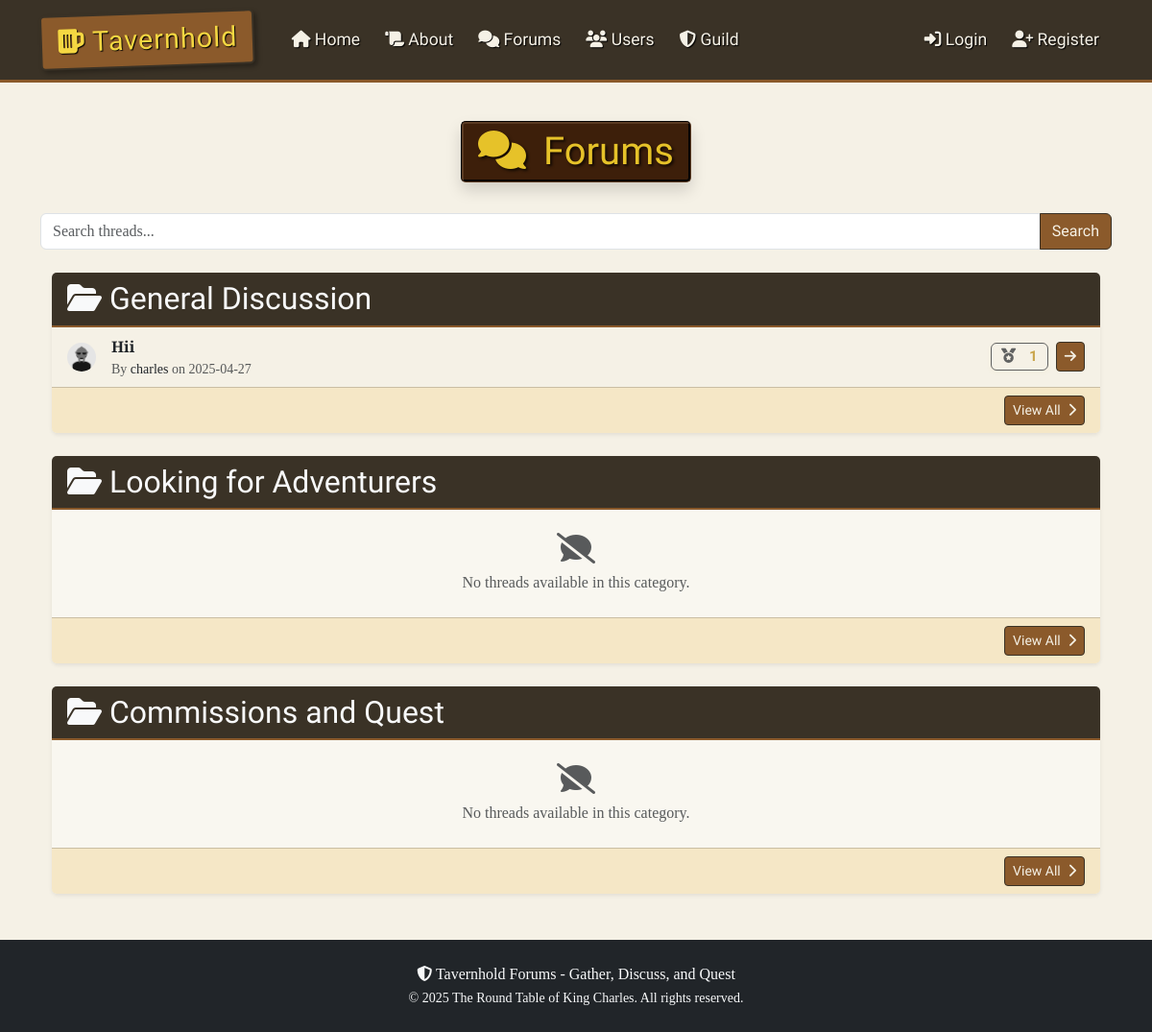
The page /forums on the database its author committed.
### thforums/models.py (models this page shows, shortened)
class Thread(db.Model):
    id = db.Column(db.Integer, primary_key=True)  # unique id for each thread
    title = db.Column(db.String(100), nullable=False)  # thread title
    date_posted = db.Column(db.DateTime, nullable=False, default=datetime.utcnow)  # timestamp of thread creation
    content = db.Column(db.Text, nullable=False)  # thread content
    user_id = db.Column(db.Integer, db.ForeignKey("user.id"), nullable=False)  # foreign key linking to the user who created the thread
    category = db.Column(db.String(50), nullable=False)  # category of the thread
    replies = db.relationship("Reply", backref="thread", lazy=True)  # relationship to replies in the thread
    edited = db.Column(db.Boolean, default=False)  # flag to indicate if the thread was edited
    last_edited = db.Column(db.DateTime)  # timestamp of the last edit
    commends = db.relationship("Commend", backref="thread", lazy=True, primaryjoin="Thread.id==Commend.thread_id")
    def commend_count(self):
        return len([c for c in self.commends if c.thread_id == self.id])

class User(db.Model, UserMixin):
    id = db.Column(db.Integer, primary_key=True)  # unique id for each user
    username = db.Column(db.String(20), unique=True, nullable=False)  # username must be unique
    email = db.Column(db.String(120), unique=True, nullable=False)  # email must be unique
    image_file = db.Column(db.String(20), nullable=False, default="default.png")  # profile picture
    password = db.Column(db.String(60), nullable=False)  # hashed password
    gender = db.Column(db.String(10), nullable=True)  # gender field
    birthdate = db.Column(db.Date, nullable=True)  # birthdate field
    bio = db.Column(db.Text, nullable=True)  # bio field
    threads = db.relationship("Thread", backref="author", lazy=True)  # relationship to threads created by the user
    replies = db.relationship("Reply", backref="author", lazy=True)  # relationship to replies made by the user
    exp = db.Column(db.Integer, nullable=False, default=0)  # exp for user, default 0
    level = db.Column(db.Integer, nullable=False, default=1)  # user level, default 1
    commends_received = db.relationship("Commend", backref="user_target", lazy=True, primaryjoin="User.id==Commend.user_id_target")

class Commend(db.Model):
    id = db.Column(db.Integer, primary_key=True)
    user_id = db.Column(db.Integer, db.ForeignKey("user.id"), nullable=False)
    thread_id = db.Column(db.Integer, db.ForeignKey("thread.id"), nullable=True)
    reply_id = db.Column(db.Integer, db.ForeignKey("reply.id"), nullable=True)
    user_id_target = db.Column(db.Integer, db.ForeignKey("user.id"), nullable=True)  # for user-to-user commend
    __table_args__ = (
        db.UniqueConstraint('user_id', 'thread_id', name='unique_user_thread_commend'),
        db.UniqueConstraint('user_id', 'reply_id', name='unique_user_reply_commend'),
        db.UniqueConstraint('user_id', 'user_id_target', name='unique_user_user_commend'),
    )

### thforums/routes.py (the view)
@app.route("/forums", methods=["GET", "POST"])
def forums():
    form = SearchForm()
    search_query = ""
    if form.validate_on_submit():  # handle form submission
        search_query = form.search.data
    elif request.method == "GET":  # handle query parameter for pagination
        search_query = request.args.get("search", "", type=str)
    page = request.args.get("page", 1, type=int)  # get the current page number
    categories = ["General Discussion", "Looking for Adventurers", "Commissions and Quest"]  # predefined categories
    if search_query:
        threads = Thread.query.filter(Thread.title.ilike(f"%{search_query}%")).order_by(Thread.date_posted.desc()).paginate(page=page, per_page=10)
        latest_threads = None
    else:
        threads = None
        latest_threads = {category: Thread.query.filter_by(category=category).order_by(Thread.date_posted.desc()).limit(5).all() for category in categories}
    return render_template(
        "forum.html",
        title="Forums",
        categories=categories,
        form=form,
        threads=threads,
        search_query=search_query,
        latest_threads=latest_threads
    )

### thforums/forms.py
class SearchForm(FlaskForm):
    search = StringField("Search:", validators=[Optional(), Length(max=50)])
    submit = SubmitField("Search")

### thforums/routes.py (called while the page is built)
@app.context_processor
def inject_random_users():
    random_users = sample(User.query.all(), min(3, User.query.count())) if User.query.count() > 0 else []
    sidebar_exp = None
    sidebar_level = None
    sidebar_exp_required = None
    if current_user.is_authenticated:
        sidebar_exp = current_user.exp
        sidebar_level = current_user.level
        sidebar_exp_required = current_user.required_exp_for_next_level()
    return {
        'random_users': random_users,
        'sidebar_exp': sidebar_exp,
        'sidebar_level': sidebar_level,
        'sidebar_exp_required': sidebar_exp_required
    }

### thforums/templates/forum.html (shortened to what this page needs)
{% extends 'layout.html' %}
{% block content %}
<div class="text-center mb-4">
    <h1 class="tavern-sign-straight d-inline-block shadow">
        <i class="fas fa-comments me-2"></i> Forums
    </h1>
</div>
<form method="POST" action="{{ url_for('forums') }}" class="mb-4">
    <div class="input-group">
        {{ form.search(size=30, class_="form-control", placeholder="Search threads...") }}
        <button class="btn btn-medieval" type="submit">{{ form.submit.label.text }}</button>
    </div>
</form>
{% if search_query %}
    <h2 class="mb-4">Search Results for "{{ search_query }}"</h2>
    {% if threads and threads.items %}
        <ul class="list-group">
            {% for thread in threads.items %}
                <li class="list-group-item thread-list-item">
                    <div class="d-flex align-items-center w-100">
                        <img src="{{ url_for('static', filename='profile_pics/' + thread.author.image_file) }}"
                             alt="Profile Picture"
                             class="thread-pic me-3">
                        <div class="flex-grow-1">
                            <a href="{{ url_for('view_thread', thread_id=thread.id) }}"
                               class="text-decoration-none fw-bold text-dark">
                                {{ thread.title }}
                            </a>
                            <div class="text-muted small">
                                By <a href="{{ url_for('user_profile', username=thread.author.username) }}"
                                     class="text-decoration-none text-dark">
                                    {{ thread.author.username }}
                                </a>
                                on {{ thread.date_posted.strftime('%Y-%m-%d') }}
                            </div>
                        </div>
                        <button
                            class="btn btn-commend-thread ms-2 {% if current_user.is_authenticated and thread.is_commended_by(current_user) %}commended{% endif %}"
                            data-thread-id="{{ thread.id }}"
                            style="font-size:0.95em; padding:2px 10px;"
                            {% if not current_user.is_authenticated %}disabled title="Log in to commend"{% endif %}>
                            <i class="fas fa-medal"></i>
                            <span class="commend-label d-none">{% if current_user.is_authenticated and thread.is_commended_by(current_user) %}Commended{% else %}Commend{% endif %}</span>
                            <span class="commend-count">{{ thread.commend_count() }}</span>
                        </button>
                        <a href="{{ url_for('view_thread', thread_id=thread.id) }}"
                           class="btn btn-sm btn-medieval ms-2">
                            <i class="fas fa-arrow-right"></i>
                        </a>
                    </div>
                </li>
            {% endfor %}
        </ul>
        <div class="pagination mt-4">
            {% if threads.pages > 1 %}
                {% if threads.has_prev %}
                    <a href="{{ url_for('forums', page=threads.prev_num, search=search_query) }}" class="btn btn-medieval me-2">Previous</a>
                {% endif %}
                {% for page_num in range(1, threads.pages + 1) %}
                    <a href="{{ url_for('forums', page=page_num, search=search_query) }}"
                       class="btn btn-sm {{ 'btn-medieval' if page_num == threads.page else 'btn-outline-medieval' }} me-1">
                        {{ page_num }}
                    </a>
                {% endfor %}
                {% if threads.has_next %}
                    <a href="{{ url_for('forums', page=threads.next_num, search=search_query) }}" class="btn btn-medieval ms-2">Next</a>
                {% endif %}
            {% endif %}
        </div>
    {% else %}
        <p class="text-center text-muted">No threads found matching your search query.</p>
    {% endif %}
{% else %}
    <div class="container">
        {% for category, threads in latest_threads.items() %}
            <div class="card mb-4 border-0 shadow-sm" style="background-color: var(--card-bg-color);">
                <div class="card-header text-light" style="background-color: var(--navbar-bg-color); border-bottom: 2px solid var(--card-border-color);">
                    <h2 class="mb-0">
                        <i class="fas fa-folder-open me-2"></i>{{ category }}
                    </h2>
                </div>
                <div class="card-body p-0">
                    {% if threads %}
                        <ul class="list-group list-group-flush">
                            {% for thread in threads %}
                                <li class="list-group-item thread-list-item mb-0" style="background-color: var(--background-color);">
                                    <div class="d-flex align-items-center w-100">
                                        <img src="{{ url_for('static', filename='profile_pics/' + thread.author.image_file) }}"
                                             alt="Profile Picture"
                                             class="thread-pic me-3">
                                        <div class="flex-grow-1">
                                            <a href="{{ url_for('view_thread', thread_id=thread.id) }}"
                                               class="text-decoration-none fw-bold text-dark">
                                                {{ thread.title }}
                                            </a>
                                            <div class="text-muted small">
                                                By <a href="{{ url_for('user_profile', username=thread.author.username) }}"
                                                     class="text-decoration-none text-dark">
                                                    {{ thread.author.username }}
                                                </a>
                                                on {{ thread.date_posted.strftime('%Y-%m-%d') }}
                                            </div>
                                        </div>
                                        <button
                                            class="btn btn-commend-thread ms-2 {% if current_user.is_authenticated and thread.is_commended_by(current_user) %}commended{% endif %}"
                                            data-thread-id="{{ thread.id }}"
                                            style="font-size:0.95em; padding:2px 10px;"
                                            {% if not current_user.is_authenticated %}disabled title="Log in to commend"{% endif %}>
                                            <i class="fas fa-medal"></i>
                                            <span class="commend-count">{{ thread.commend_count() }}</span>
                                        </button>
                                        <a href="{{ url_for('view_thread', thread_id=thread.id) }}"
                                           class="btn btn-sm btn-medieval ms-2">
                                            <i class="fas fa-arrow-right"></i>
                                        </a>
                                    </div>
                                </li>
                            {% endfor %}
                        </ul>
                    {% else %}
                        <div class="p-4 text-center text-muted">
                            <i class="fas fa-comment-slash fa-2x mb-2"></i>
                            <p class="mb-0">No threads available in this category.</p>
                        </div>
                    {% endif %}
                </div>
                <div class="card-footer text-end" style="background-color: var(--alert-bg-color);">
                    <a href="{{ url_for('category_threads', category=category) }}"
                       class="btn btn-sm btn-medieval">
                        View All <i class="fas fa-chevron-right ms-1"></i>
                    </a>
                </div>
            </div>
        {% endfor %}
    </div>
{% endif %}
{% endblock %}

### thforums/static/css/styles.css (style rules this page uses)
:root { --background-color: #f5f1e6; --background-image: url('https://i.pinimg.com/736x/b9/69/e1/b969e18f60defad33dd623985b8af591.jpg'); --background-repeat: no-repeat; --background-size: 100% 100%; --background-attachment: fixed; --font-family: 'Cinzel', serif; --text-color: #3a3226; --navbar-bg-color: #3a3226; --navbar-border-color: #8b5a2b; --navbar-text-color: #f5f1e6; --btn-bg-color: #8b5a2b; --btn-hover-bg-color: #6d4a2b; --btn-text-color: #f5f1e6; --card-bg-color: #f9f7f0; --card-border-color: #8b5a2b; --alert-bg-color: #f5e7c6; --alert-border-color: #d4b97a; --alert-text-color: #5c3a21; }
html { height: 100%; }
body { background-color: var(--background-color); background-image: var(--background-image); background-repeat: no-repeat; background-size:cover; background-attachment: fixed; font-family: var(--font-family); color: var(--text-color); display: flex; flex-direction: column; min-height: 100%; }
.tavern-sign-straight { display: inline-block; background-color: #3d1f0a; color: #e6c229; padding: 5px 15px; border-radius: 5px; border: 3px groove #5a3a22; box-shadow: 4px 4px 6px rgba(0, 0, 0, 0.3); font-family: 'MedievalSharp', cursive; text-align: center; text-shadow: 2px 2px 3px rgba(0, 0, 0, 0.7); }
.btn-medieval { background-color: var(--btn-bg-color); color: var(--btn-text-color); border: 1px solid var(--navbar-bg-color); font-family: 'MedievalSharp', cursive; }
.thread-list-item { transition: all 0.3s ease; }
.thread-pic { transition: all 0.3s ease; }
.card { box-shadow: 3px 3px 10px rgba(0, 0, 0, 0.1); background-color: var(--card-bg-color); }
.card-header { font-family: 'MedievalSharp', cursive; border-bottom: 2px solid var(--card-border-color) !important; }
.btn-commend-thread, .btn-commend-reply { background-color: #e6d8a8; color: #8b5a2b; border: 1.5px solid #d4af37; font-family: 'MedievalSharp', cursive; transition: box-shadow 0.2s, background 0.2s, color 0.2s; box-shadow: 0 2px 6px rgba(212,175,55,0.08); }
.btn-commend-thread .fa-medal, .btn-commend-reply .fa-medal { margin-right: 4px; transition: color 0.2s, text-shadow 0.2s; }
.btn-commend-thread:disabled, .btn-commend-reply:disabled { opacity: 0.7; cursor: not-allowed; }
.btn-commend-thread .commend-count, .btn-commend-reply .commend-count { margin-left: 6px; font-weight: bold; color: #b8860b; }
.thread-pic { width: 30px; height: 30px; border-radius: 50%; margin-right: 10px; }
.thread-list-item { display: flex; align-items: center; margin-bottom: 10px; }

### rows shown on the page
Thread: image_file (placeholder picture), title "Hii", author.username "charles", date_posted "2025-04-27", commend_count "1"

### other values the page prints
{{ category }} "General Discussion" "Looking for Adventurers" "Commissions and Quest"
